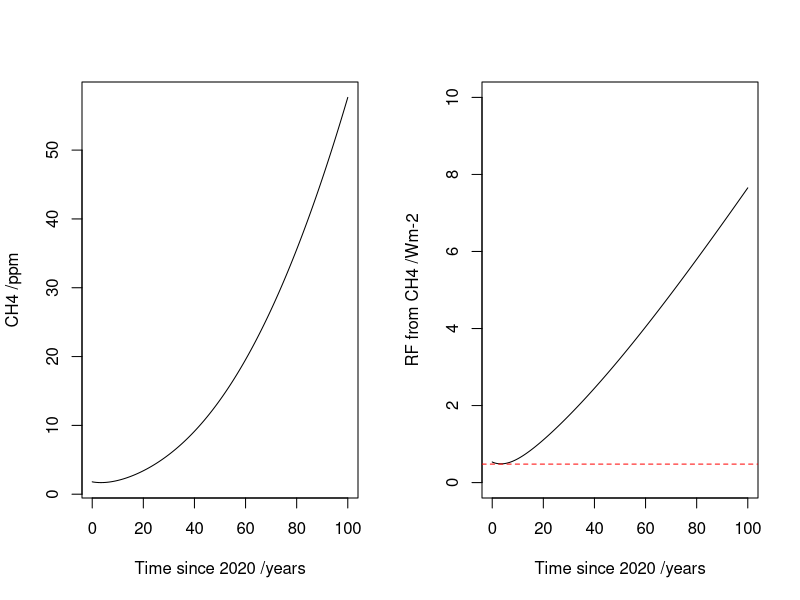

The R source for this figure:
# R script to solve and plot kinetics

# Alex Archibald, ata27@cam.ac.uk
# With big thanks to Paul Griffiths for help!

# this is the library that does the clever stuff!
# you need to install it using install.packages("deSolve") and then use it 
# by the following
require(deSolve)

# functions
convert_emissions <- function(mass, molar_mass) {
  # function to convert the input emissions
  # constants
  C_fac = 2.5E19 # convert to molecules cm-3
  sec_per_year = 86400*360
  #Vol_Earth = 4*pi*(6378E3)^2 * (5000) # volume = area * height - 5km
  top <- (mass/molar_mass) # the mass of the species converted into moles
  bottom <- (5.2E21/28.8) # mass of air = 5.2E18 Kg and rmm = 28.8 g/mol = moles of air
  temp <- top/bottom
  return(temp*C_fac/sec_per_year) # return the result in molecules cm-3 s-1
}

# What we are going to do is solve some simple, but stiff, ODE's. 
# OH + CH4 = CO
# Cl + CH4 = CO
# OH + CO = CO2 (don't care about CO2 here)
# OH + X = LOSS (don't care how)

# we need to set up these reactions as basic equations
# Let's write d[X]/dt as dX
# dCH4 = SCH4 - k1*OH*CH4 - k2*Cl*CH4
# dCO = SCO - k3*OH*CO + k1*OH*CH4 + k2*Cl*CH4
# dOH = SOH - k4*OH -  k1*OH*CH4 - k2*Cl*CH4 - k3*OH*CO
# dCl = SCl - k2*Cl*CH4

# set times for the main loop - in seconds so will need to extend a lot for this slow chemistry! 
n_years <- 100
t_step  <- 86400*30
times <- seq(0, (n_years*360*86400), t_step)

# generate a data frame of ramp data
# at a lower time interval to the main loop
times2 <- seq(0, (n_years*360*86400), t_step*4)

# generate a linear sequence to increase the emissions up to a maximum factor (max_fac)
max_fac <- 10
lin.seq <- seq(1, max_fac, length.out = length(times2))
emis_frame  <- data.frame(day=times2, emis_scale=lin.seq )

# now generate a function to interpolate the emis factors
emis.func <- approxfun(emis_frame)

# define the value for M to fold into rate constants
M = 2.5e19; O2 = 0.2*M; H2O = 1e17

# set the parameters of the rate constants - assume 288 K usuall units (i.e. bimol rate constants in cm3 molecule-1 s-1)
parameters <- c(k1=(1.85E-12 * exp(-1690/288)), 
                k2=(6.6E-12 * exp(-1240/288)), 
                k3=(1.44E-13 * (1 + (0.8*M)/4.2E19)), 
                k4= 1) # based on Heimeann et al

# set state variables - in units of molecules cm-3 (CH4 is at 1.8 ppm, CO at 100 ppb etc).
state <- c(CH4=4.5e13, CO=2.5E12, OH=5e5, Cl=1e3)

# define function for the rate equations
kinetics <- function(t, state, parameters){
  with(as.list(c(state, parameters)), {
    
    # define emission factor to be time dependent 
    # and set emission rates
    emis_factor <- emis.func(t)
    SCH4 <- convert_emissions(540E12, 16)*emis_factor
    SCO <- convert_emissions(1370E12, 28)
    SOH <- 1.15E6
    SCl <- convert_emissions(500E12, 35) # base case emissions are 0.1 Tg
                                         # case to make CH4 drop by 50% without reducing 
                                         # emissions of methane are
                                         # emissions of Cl = 500 Tg
    
 
    # rate of change
    dCH4 = SCH4 - k1*OH*CH4 - k2*Cl*CH4
    dCO = SCO + k1*OH*CH4 + k2*Cl*CH4 - k3*OH*CO
    dOH = SOH - k4*OH - k1*OH*CH4 - k3*OH*CO
    dCl = SCl - k2*Cl*CH4
    # return list of output
    list(c(dCH4, dCO, dOH, dCl), 
         emis_factor=emis_factor, 
         SCH4=SCH4, SCO=SCO, SOH=SOH, SCl=SCl)
  })
}

# solve!
out <- ode(y=state, times=times, func=kinetics, parms=parameters, 
           method= "radau")

############################################# now analyse the data

# # quick plot
# plot(out, type="l")
# #plot(out, type="l", lwd=2, 
# #     xlab="Time (s)")
# #grid()

# the output of the ODE solver is a bit odd so will convert to a data frame for analysis
out_data <- as.data.frame(out)

# calc the CH4 RF -- relative to the PI
RF_calc <- function(ch4) {
  # use the IPCC tables to calculate the RF of methane since the PI
  # Data from Table 8.SM.1
  M_conv = 2.5e19 
  alpha = 0.036 
  N0 = 332 # from https://www.esrl.noaa.gov/gmd/webdata/ccgg/trends/n2o_trend_all_gl.png
  M0 = 760
  M = (ch4/M_conv)*1E9
  fMN = function(M, N) {
    0.47*log(1+ (2.01E-5*M*N*0.75) + (5.31E-15*M*(M*N)^1.52) )
  }
  RF = alpha*(sqrt(M) - sqrt(M0) ) #- fMN(M, N0) - fMN(M0, N0)
  return(RF)
}

par(mfrow=c(1,2) )
# plot the methane as a mixing ratio
plot(out_data$time/t_step/12, 
     (out_data$CH4/M)*1E6, 
     ylab = "CH4 /ppm", 
     xlab = "Time since 2020 /years",
     type="l" )

# plot the methane RF
plot(out_data$time/t_step/12, 
     RF_calc(out_data$CH4), 
     ylim=c(0, 10), 
     ylab = "RF from CH4 /Wm-2", 
     xlab = "Time since 2020 /years",
     type="l" )
abline(h=0.48, col="red", lty=2)
